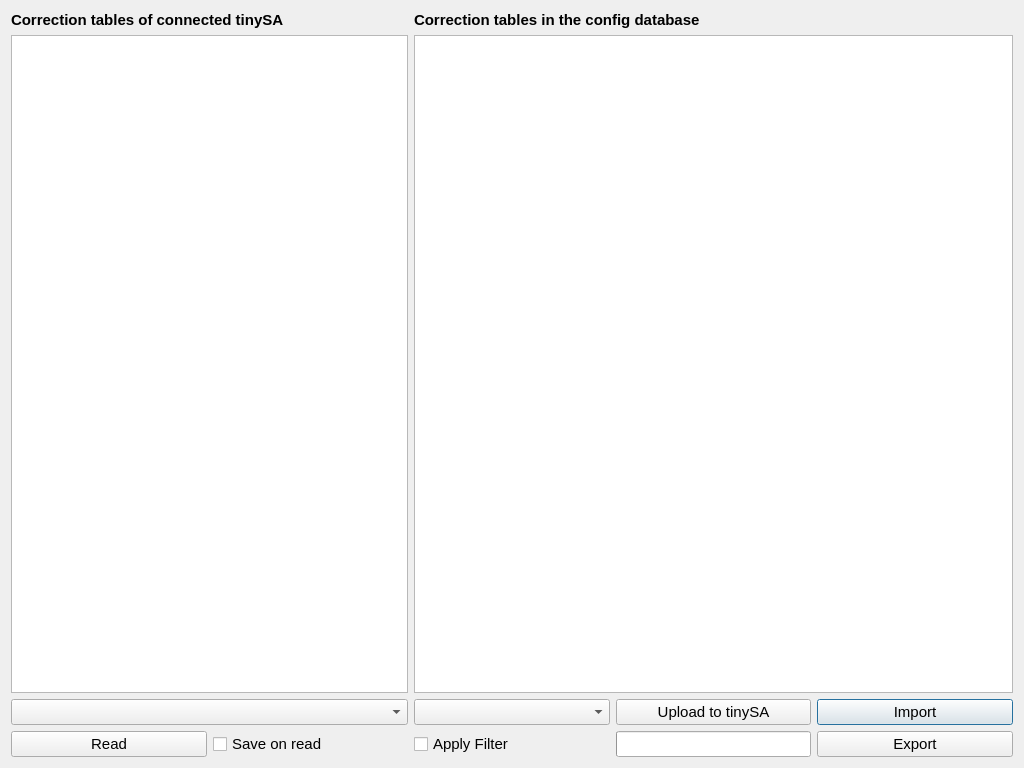
<?xml version="1.0" encoding="UTF-8"?>
<ui version="4.0">
 <class>offset</class>
 <widget class="QDialog" name="offset">
  <property name="geometry">
   <rect>
    <x>0</x>
    <y>0</y>
    <width>1024</width>
    <height>768</height>
   </rect>
  </property>
  <property name="windowTitle">
   <string>Correction</string>
  </property>
  <layout class="QGridLayout" name="gridLayout_2">
   <item row="0" column="0">
    <layout class="QGridLayout" name="gridLayout">
     <item row="2" column="5">
      <widget class="QPushButton" name="import_button">
       <property name="sizePolicy">
        <sizepolicy hsizetype="Preferred" vsizetype="Preferred">
         <horstretch>0</horstretch>
         <verstretch>0</verstretch>
        </sizepolicy>
       </property>
       <property name="font">
        <font>
         <pointsize>11</pointsize>
        </font>
       </property>
       <property name="text">
        <string>Import</string>
       </property>
      </widget>
     </item>
     <item row="2" column="4">
      <widget class="QPushButton" name="upload_button">
       <property name="sizePolicy">
        <sizepolicy hsizetype="Preferred" vsizetype="Preferred">
         <horstretch>0</horstretch>
         <verstretch>0</verstretch>
        </sizepolicy>
       </property>
       <property name="font">
        <font>
         <pointsize>11</pointsize>
        </font>
       </property>
       <property name="text">
        <string>Upload to tinySA</string>
       </property>
      </widget>
     </item>
     <item row="3" column="4">
      <widget class="QProgressBar" name="progress">
       <property name="sizePolicy">
        <sizepolicy hsizetype="Preferred" vsizetype="Preferred">
         <horstretch>0</horstretch>
         <verstretch>0</verstretch>
        </sizepolicy>
       </property>
       <property name="font">
        <font>
         <pointsize>11</pointsize>
        </font>
       </property>
       <property name="value">
        <number>0</number>
       </property>
       <property name="format">
        <string/>
       </property>
      </widget>
     </item>
     <item row="3" column="1">
      <widget class="QCheckBox" name="save_box">
       <property name="sizePolicy">
        <sizepolicy hsizetype="Preferred" vsizetype="Preferred">
         <horstretch>0</horstretch>
         <verstretch>0</verstretch>
        </sizepolicy>
       </property>
       <property name="font">
        <font>
         <pointsize>11</pointsize>
        </font>
       </property>
       <property name="toolTip">
        <string>Save tables to config database</string>
       </property>
       <property name="text">
        <string>Save on read</string>
       </property>
      </widget>
     </item>
     <item row="0" column="3" colspan="3">
      <widget class="QLabel" name="label_2">
       <property name="font">
        <font>
         <pointsize>11</pointsize>
         <bold>true</bold>
        </font>
       </property>
       <property name="text">
        <string>Correction tables in the config database</string>
       </property>
      </widget>
     </item>
     <item row="1" column="0" colspan="2">
      <widget class="QTableWidget" name="tsa_table">
       <property name="enabled">
        <bool>true</bool>
       </property>
       <property name="sizePolicy">
        <sizepolicy hsizetype="Preferred" vsizetype="Expanding">
         <horstretch>0</horstretch>
         <verstretch>0</verstretch>
        </sizepolicy>
       </property>
       <property name="font">
        <font>
         <pointsize>12</pointsize>
        </font>
       </property>
       <property name="editTriggers">
        <set>QAbstractItemView::EditTrigger::NoEditTriggers</set>
       </property>
       <property name="sortingEnabled">
        <bool>true</bool>
       </property>
      </widget>
     </item>
     <item row="2" column="3">
      <widget class="QComboBox" name="correction_mode">
       <property name="sizePolicy">
        <sizepolicy hsizetype="Preferred" vsizetype="Preferred">
         <horstretch>0</horstretch>
         <verstretch>0</verstretch>
        </sizepolicy>
       </property>
       <property name="font">
        <font>
         <pointsize>11</pointsize>
        </font>
       </property>
       <property name="toolTip">
        <string>Correction mode</string>
       </property>
      </widget>
     </item>
     <item row="1" column="3" colspan="3">
      <widget class="QTableView" name="c_table">
       <property name="sizePolicy">
        <sizepolicy hsizetype="Preferred" vsizetype="Expanding">
         <horstretch>0</horstretch>
         <verstretch>0</verstretch>
        </sizepolicy>
       </property>
       <property name="font">
        <font>
         <pointsize>12</pointsize>
        </font>
       </property>
       <property name="sortingEnabled">
        <bool>true</bool>
       </property>
      </widget>
     </item>
     <item row="3" column="3">
      <widget class="QCheckBox" name="filter_box">
       <property name="sizePolicy">
        <sizepolicy hsizetype="Preferred" vsizetype="Preferred">
         <horstretch>0</horstretch>
         <verstretch>0</verstretch>
        </sizepolicy>
       </property>
       <property name="font">
        <font>
         <pointsize>11</pointsize>
        </font>
       </property>
       <property name="toolTip">
        <string>Filter by correction mode</string>
       </property>
       <property name="text">
        <string>Apply Filter</string>
       </property>
       <property name="checked">
        <bool>false</bool>
       </property>
      </widget>
     </item>
     <item row="3" column="5">
      <widget class="QPushButton" name="export_button">
       <property name="sizePolicy">
        <sizepolicy hsizetype="Preferred" vsizetype="Preferred">
         <horstretch>0</horstretch>
         <verstretch>0</verstretch>
        </sizepolicy>
       </property>
       <property name="font">
        <font>
         <pointsize>11</pointsize>
        </font>
       </property>
       <property name="text">
        <string>Export</string>
       </property>
      </widget>
     </item>
     <item row="3" column="0">
      <widget class="QPushButton" name="read_button">
       <property name="sizePolicy">
        <sizepolicy hsizetype="Preferred" vsizetype="Preferred">
         <horstretch>0</horstretch>
         <verstretch>0</verstretch>
        </sizepolicy>
       </property>
       <property name="font">
        <font>
         <pointsize>11</pointsize>
        </font>
       </property>
       <property name="toolTip">
        <string>Read tables from tinySA</string>
       </property>
       <property name="text">
        <string>Read</string>
       </property>
      </widget>
     </item>
     <item row="2" column="0" colspan="2">
      <widget class="QComboBox" name="device">
       <property name="sizePolicy">
        <sizepolicy hsizetype="Preferred" vsizetype="Preferred">
         <horstretch>0</horstretch>
         <verstretch>0</verstretch>
        </sizepolicy>
       </property>
       <property name="font">
        <font>
         <pointsize>11</pointsize>
        </font>
       </property>
      </widget>
     </item>
     <item row="0" column="0" colspan="2">
      <widget class="QLabel" name="label">
       <property name="font">
        <font>
         <pointsize>11</pointsize>
         <bold>true</bold>
        </font>
       </property>
       <property name="text">
        <string>Correction tables of connected tinySA </string>
       </property>
      </widget>
     </item>
    </layout>
   </item>
  </layout>
 </widget>
 <resources/>
 <connections/>
</ui>
